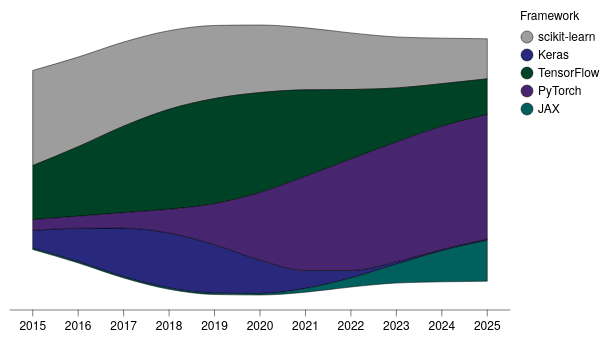

This figure's Vega-Lite source:
### Vega-Lite specification from a JSON file in a GitHub repository (floating-point values rounded to 4 significant figures)
{"background": null, "config": {"arc": {"fill": "#DBDBDB", "fillOpacity": 1.0, "innerRadius": 37.5, "padAngle": 0.03, "stroke": "black", "strokeOpacity": 1, "strokeWidth": 0.25}, "area": {"fill": "#DBDBDB", "fillOpacity": 1.0, "stroke": "black", "strokeOpacity": 1, "strokeWidth": 0.25}, "axis": {"domain": true, "domainCap": "round", "domainColor": "black", "domainWidth": 0.25, "grid": false, "gridCap": "round", "gridColor": "#F1F1F1", "gridDash": [0, 0], "gridOpacity": 1.0, "gridWidth": 0.25, "labelColor": "black", "labelFont": "Helvetica Neue, HelveticaNeue, Helvetica, Arial, sans-serif", "labelFontSize": 6, "labelFontStyle": "normal", "labelFontWeight": 400, "offset": 0, "ticks": true, "tickCap": "round", "tickColor": "black", "tickRound": false, "tickSize": 3.0, "tickWidth": 0.25, "titleColor": "black", "titleFont": "Helvetica Neue, HelveticaNeue, Helvetica, Arial, sans-serif", "titleFontSize": 6, "titleFontStyle": "normal", "titleFontWeight": 400}, "axisX": {"domain": true, "labelAlign": "center", "labelAngle": 0, "labels": true, "ticks": true, "translate": 0}, "axisY": {"domain": true, "labelAlign": "right", "labelAngle": 0, "labels": true, "ticks": true, "translate": 0}, "axisRight": {"domain": true, "labelAlign": "left", "labelAngle": 0, "labels": true, "ticks": true, "translate": 0}, "axisTop": {"domain": true, "labelAlign": "center", "labelAngle": 0, "labels": true, "ticks": true, "translate": 0}, "axisBand": {"tickOffset": 0}, "bar": {"fill": "#DBDBDB", "fillOpacity": 1.0, "stroke": "black", "strokeOpacity": 1, "strokeWidth": 0.25}, "boxplot": {"size": 13.5, "ticks": {"cornerRadius": 0.25, "fill": "black", "opacity": 1, "size": 6.75, "thickness": 0.25}, "box": {"fillOpacity": 1.0, "stroke": "black", "strokeOpacity": 1, "strokeWidth": 0.25}, "median": {"cornerRadius": 0, "fill": "black", "fillOpacity": 1.0, "opacity": 1, "size": 13.5, "thickness": 0.25}, "rule": {"fill": "black", "fillOpacity": 1.0, "size": 15.0, "stroke": "black", "strokeDash": [0, 0], "strokeOpacity": 1, "strokeWidth": 0.25}, "outliers": {"color": "black", "fill": "black", "fillOpacity": 1.0, "size": 0, "stroke": "black", "strokeOpacity": 1, "strokeWidth": 0.25}}, "circle": {"fill": "black", "fillOpacity": 1.0, "size": 1.875, "stroke": null, "strokeOpacity": 1, "strokeWidth": 0.25}, "errorband": {"band": {"fillOpacity": 0.6, "stroke": null, "strokeWidth": 0.25, "strokeOpacity": 1}, "borders": {"opacity": 0, "strokeOpacity": 1, "strokeWidth": 0.25}}, "errorbar": {"opacity": 1, "rule": {"strokeDash": [0, 0], "strokeWidth": 0.25}, "ticks": {"color": "black", "cornerRadius": 0.125, "opacity": 1, "size": 9.0, "thickness": 0.25}, "thickness": 0.25}, "font": "Helvetica Neue, HelveticaNeue, Helvetica, Arial, sans-serif", "geoshape": {"fill": "#DBDBDB", "fillOpacity": 1.0, "stroke": "black", "strokeOpacity": 1, "strokeWidth": 0.25}, "header": {"labelColor": "black", "labelFont": "Helvetica Neue, HelveticaNeue, Helvetica, Arial, sans-serif", "labelFontSize": 6, "labelFontStyle": "normal", "labelFontWeight": 400, "titleColor": "black", "titleFont": "Helvetica Neue, HelveticaNeue, Helvetica, Arial, sans-serif", "titleFontSize": 6, "titleFontStyle": "normal", "titleFontWeight": 400, "titlePadding": 0}, "legend": {"disable": false, "offset": 4.5, "titlePadding": 4, "labelOffset": 2, "gradientLabelOffset": 2, "columnPadding": 4, "rowPadding": 2, "gradientThickness": 5, "gradientOpacity": 1.0, "gradientStrokeColor": "black", "gradientStrokeWidth": 0.25, "labelColor": "black", "labelFont": "Helvetica Neue, HelveticaNeue, Helvetica, Arial, sans-serif", "labelFontSize": 6, "labelFontStyle": "normal", "labelFontWeight": 400, "strokeColor": "black", "strokeWidth": 0, "symbolSize": 36, "symbolStrokeColor": "black", "symbolStrokeWidth": 0.25, "titleColor": "black", "titleFont": "Helvetica Neue, HelveticaNeue, Helvetica, Arial, sans-serif", "titleFontSize": 6, "titleFontStyle": "normal", "titleFontWeight": 400}, "line": {"color": "black", "stroke": "black", "strokeCap": "butt", "strokeDash": [0, 0], "strokeOpacity": 1, "strokeWidth": 0.5}, "point": {"filled": true, "fill": "#DBDBDB", "fillOpacity": 1.0, "size": 7.5, "stroke": "black", "strokeOpacity": 1, "strokeWidth": 0.25}, "range": {"category": ["#9D9D9D", "#28287D", "#004225", "#47266F", "#00605D", "#DBDBDB", "#7983C1", "#6E927B", "#937FB4", "#699A97"], "diverging": {"scheme": ["#4F4265", "#6A5C82", "#85789D", "#A196B7", "#BDB5CE", "#D8D6DD", "#F6F6F6", "#CED8D7", "#9DBFBD", "#75A3A0", "#518683", "#326967", "#164D4B"]}, "heatmap": {"scheme": ["#440154", "#472270", "#433E82", "#38598C", "#2C728E", "#238A8D", "#24A086", "#39B578", "#5DC862", "#96D646", "#CAE02D", "#FDE724"]}, "ordinal": {"scheme": ["#F1F1F1", "#DBDBDB", "#C6C6C6", "#B2B2B2", "#9D9D9D", "#898989", "#767676", "#636363", "#515151", "#404040", "#2F2F2F", "#1F1F1F"]}, "ramp": {"scheme": ["#440154", "#472270", "#433E82", "#38598C", "#2C728E", "#238A8D", "#24A086", "#39B578", "#5DC862", "#96D646", "#CAE02D", "#FDE724"]}}, "rule": {"color": "black", "stroke": "black", "strokeCap": "round", "strokeDash": [2, 2], "strokeOpacity": 1, "strokeWidth": 0.25}, "scale": {"barBandPaddingInner": 0.1, "rectBandPaddingInner": 0, "tickBandPaddingInner": 0.1, "bandPaddingOuter": 0.1, "bandWithNestedOffsetPaddingInner": 0.2, "bandWithNestedOffsetPaddingOuter": 0.2, "offsetBandPaddingInner": 0, "offsetBandPaddingOuter": 0, "continuousPadding": 7.5, "round": false}, "rect": {"fill": "#DBDBDB", "fillOpacity": 1.0, "stroke": "black", "strokeOpacity": 1, "strokeWidth": 0.25}, "square": {"fill": "#DBDBDB", "fillOpacity": 1.0, "size": 15.0, "stroke": "black", "strokeOpacity": 1, "strokeWidth": 0.25}, "text": {"color": "black", "font": "Helvetica Neue, HelveticaNeue, Helvetica, Arial, sans-serif", "fontSize": 6, "fontStyle": "normal", "fontWeight": 400}, "tick": {"color": "black", "cornerRadius": 0.125, "opacity": 1.0, "size": 13.5, "thickness": 0.25}, "title": {"anchor": "middle", "frame": "group", "color": "black", "font": "Helvetica Neue, HelveticaNeue, Helvetica, Arial, sans-serif", "fontSize": 6, "fontStyle": "normal", "fontWeight": 400, "subtitleColor": "black", "subtitleFont": "Helvetica Neue, HelveticaNeue, Helvetica, Arial, sans-serif", "subtitleFontSize": 6, "subtitleFontStyle": "normal", "subtitleFontWeight": 400}, "trail": {"color": "black", "opacity": 1, "size": 0.5}, "view": {"continuousWidth": 250, "continuousHeight": 150, "discreteWidth": 250, "discreteHeight": 150, "fill": null, "stroke": null, "strokeWidth": 0.25}}, "data": {"name": "data-0f94f90ba59c065dc183b4c25a424f81"}, "mark": {"type": "area", "interpolate": "monotone"}, "encoding": {"color": {"field": "framework", "sort": ["scikit-learn", "Keras", "TensorFlow", "PyTorch", "JAX"], "title": "Framework", "type": "nominal"}, "order": {"field": "framework", "sort": "ascending", "type": "nominal"}, "x": {"axis": {"labelAngle": 0}, "field": "year", "title": null, "type": "ordinal"}, "y": {"axis": null, "field": "models", "stack": "center", "type": "quantitative", "scale": {"nice": false}}}, "$schema": "https://vega.github.io/schema/vega-lite/v6.4.1.json", "datasets": {"data-0f94f90ba59c065dc183b4c25a424f81": [{"year": 2015, "framework": "scikit-learn", "models": 38.0}, {"year": 2016, "framework": "scikit-learn", "models": 35.8}, {"year": 2017, "framework": "scikit-learn", "models": 33.6}, {"year": 2018, "framework": "scikit-learn", "models": 31.4}, {"year": 2019, "framework": "scikit-learn", "models": 29.2}, {"year": 2020, "framework": "scikit-learn", "models": 27.0}, {"year": 2021, "framework": "scikit-learn", "models": 24.8}, {"year": 2022, "framework": "scikit-learn", "models": 22.6}, {"year": 2023, "framework": "scikit-learn", "models": 20.4}, {"year": 2024, "framework": "scikit-learn", "models": 18.2}, {"year": 2025, "framework": "scikit-learn", "models": 16.0}, {"year": 2015, "framework": "Keras", "models": 7.142}, {"year": 2016, "framework": "Keras", "models": 13.34}, {"year": 2017, "framework": "Keras", "models": 19.41}, {"year": 2018, "framework": "Keras", "models": 22.0}, {"year": 2019, "framework": "Keras", "models": 19.41}, {"year": 2020, "framework": "Keras", "models": 13.34}, {"year": 2021, "framework": "Keras", "models": 7.142}, {"year": 2022, "framework": "Keras", "models": 2.977}, {"year": 2023, "framework": "Keras", "models": 0.9666}, {"year": 2024, "framework": "Keras", "models": 0.5}, {"year": 2025, "framework": "Keras", "models": 0.5}, {"year": 2015, "framework": "TensorFlow", "models": 21.57}, {"year": 2016, "framework": "TensorFlow", "models": 27.77}, {"year": 2017, "framework": "TensorFlow", "models": 34.54}, {"year": 2018, "framework": "TensorFlow", "models": 39.93}, {"year": 2019, "framework": "TensorFlow", "models": 42.0}, {"year": 2020, "framework": "TensorFlow", "models": 39.93}, {"year": 2021, "framework": "TensorFlow", "models": 34.54}, {"year": 2022, "framework": "TensorFlow", "models": 27.77}, {"year": 2023, "framework": "TensorFlow", "models": 21.57}, {"year": 2024, "framework": "TensorFlow", "models": 17.03}, {"year": 2025, "framework": "TensorFlow", "models": 14.29}, {"year": 2015, "framework": "PyTorch", "models": 4.308}, {"year": 2016, "framework": "PyTorch", "models": 4.827}, {"year": 2017, "framework": "PyTorch", "models": 6.182}, {"year": 2018, "framework": "PyTorch", "models": 9.483}, {"year": 2019, "framework": "PyTorch", "models": 16.37}, {"year": 2020, "framework": "PyTorch", "models": 27.0}, {"year": 2021, "framework": "PyTorch", "models": 37.63}, {"year": 2022, "framework": "PyTorch", "models": 44.52}, {"year": 2023, "framework": "PyTorch", "models": 47.82}, {"year": 2024, "framework": "PyTorch", "models": 49.17}, {"year": 2025, "framework": "PyTorch", "models": 49.69}, {"year": 2015, "framework": "JAX", "models": 0.5}, {"year": 2016, "framework": "JAX", "models": 0.5}, {"year": 2017, "framework": "JAX", "models": 0.5}, {"year": 2018, "framework": "JAX", "models": 0.5}, {"year": 2019, "framework": "JAX", "models": 0.5}, {"year": 2020, "framework": "JAX", "models": 0.5862}, {"year": 2021, "framework": "JAX", "models": 1.517}, {"year": 2022, "framework": "JAX", "models": 3.649}, {"year": 2023, "framework": "JAX", "models": 7.551}, {"year": 2024, "framework": "JAX", "models": 12.45}, {"year": 2025, "framework": "JAX", "models": 16.35}]}}
